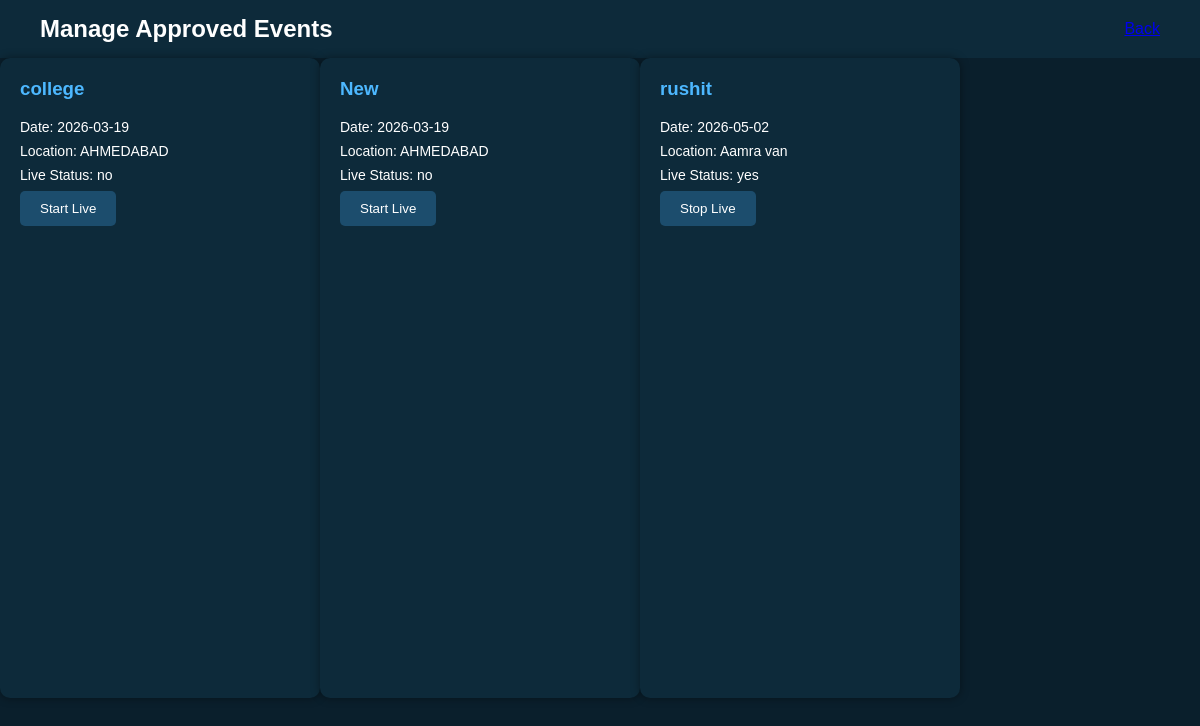
Page /manage_events.php (signed in) on the committed database.
### tables this page shows
CREATE TABLE IF NOT EXISTS `events` (
  `id` int NOT NULL AUTO_INCREMENT,
  `event_name` varchar(255) NOT NULL,
  `event_date` date NOT NULL,
  `event_time` time DEFAULT NULL,
  `event_location` varchar(255) NOT NULL,
  `description` text NOT NULL,
  `created_at` timestamp NULL DEFAULT CURRENT_TIMESTAMP,
  `user_name` varchar(100) DEFAULT NULL,
  `status` varchar(20) DEFAULT 'pending',
  `live_status` varchar(10) DEFAULT 'no',
  `category` varchar(50) DEFAULT NULL,
  PRIMARY KEY (`id`)
);

### manage_events.php (the view, shortened to what this page needs)
<?php
include("config.php");
$result = $conn->query("SELECT * FROM events WHERE status='approved'");
?>
<!DOCTYPE html>
<html>
<head>
<link rel="stylesheet" href="style.css">
</head>
<body>
<header>
<h2>Manage Approved Events</h2>
<a href="admin_dashboard.php">Back</a>
</header>
<div class="container">
<?php
while($row = $result->fetch_assoc()){
?>
<div class="event-card">
<h3><?php echo $row['event_name']; ?></h3>
<p>Date: <?php echo $row['event_date']; ?></p>
<p>Location: <?php echo $row['event_location']; ?></p>
<p>Live Status: <?php echo $row['live_status']; ?></p>
<?php if($row['live_status']=="no"){ ?>
<a href="start_live.php?id=<?php echo $row['id']; ?>">
<button>Start Live</button>
</a>
<?php } else { ?>
<a href="stop_live.php?id=<?php echo $row['id']; ?>">
<button>Stop Live</button>
</a>
<?php } ?>
</div>
<?php } ?>
</div>
</body>
</html>

### style.css (style rules this page uses)
body { margin: 0; font-family: Arial, sans-serif; background: #0a1f2c; color: white; }
header { background: #0d2a3a; padding: 15px 40px; display: flex; justify-content: space-between; align-items: center; }
header h2 { margin: 0; }
.container { display: flex; min-height: 80vh; }
button { background: #1c4d6d; color: white; padding: 10px 20px; border: none; border-radius: 5px; cursor: pointer; }
.event-card { background: #0d2a3a; padding: 20px; border-radius: 10px; width: 280px; box-shadow: 0 0 10px rgba(0,0,0,0.4); }
.event-card h3 { margin-top: 0; color: #4db8ff; }
.event-card p { margin: 8px 0; font-size: 14px; }

### rows in the picture
events: event_name "college", event_date "2026-03-19", event_location "AHMEDABAD", live_status "no"
events: event_name "New", event_date "2026-03-19", event_location "AHMEDABAD", live_status "no"
events: event_name "rushit", event_date "2026-05-02", event_location "Aamra van", live_status "yes"
